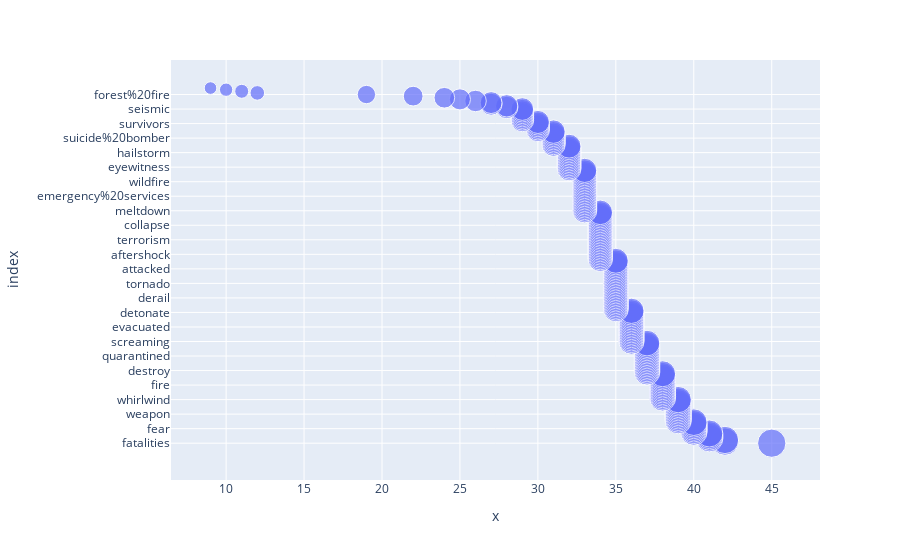

Source (notebook cell):
### Code cell
feature_viz(train_df,'keyword')

### Figure 1 — Plotly figure (JSON) as saved in the notebook; plotly's stock layout.template omitted (floating-point values rounded to 4 significant figures; data arrays with more than 128 entries replaced by an {"elided": "..."} marker saying what was removed)
{"data": [{"hovertemplate": "x=%{x}<br>index=%{y}<br>size=%{marker.size}<extra></extra>", "legendgroup": "", "marker": {"color": "#636efa", "size": {"elided": "221 int values"}, "sizemode": "area", "sizeref": 0.1125, "symbol": "circle"}, "mode": "markers", "name": "", "orientation": "h", "showlegend": false, "type": "scatter", "x": {"elided": "221 int values"}, "xaxis": "x", "y": {"elided": "221 str values"}, "yaxis": "y"}], "layout": {"legend": {"itemsizing": "constant", "tracegroupgap": 0}, "margin": {"t": 60}, "xaxis": {"anchor": "y", "domain": [0, 1], "title": {"text": "x"}}, "yaxis": {"anchor": "x", "domain": [0, 1], "title": {"text": "index"}}}}
